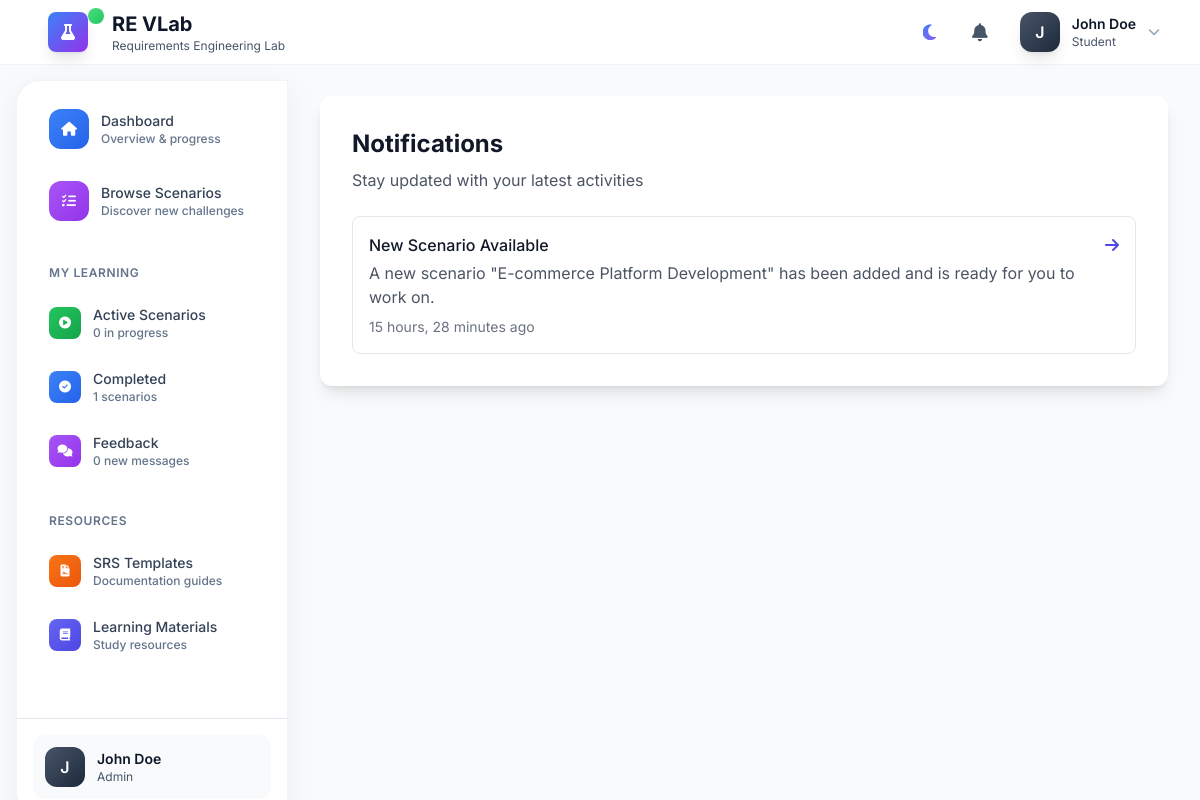
Page /notifications/ (signed in) on the earlier database version.
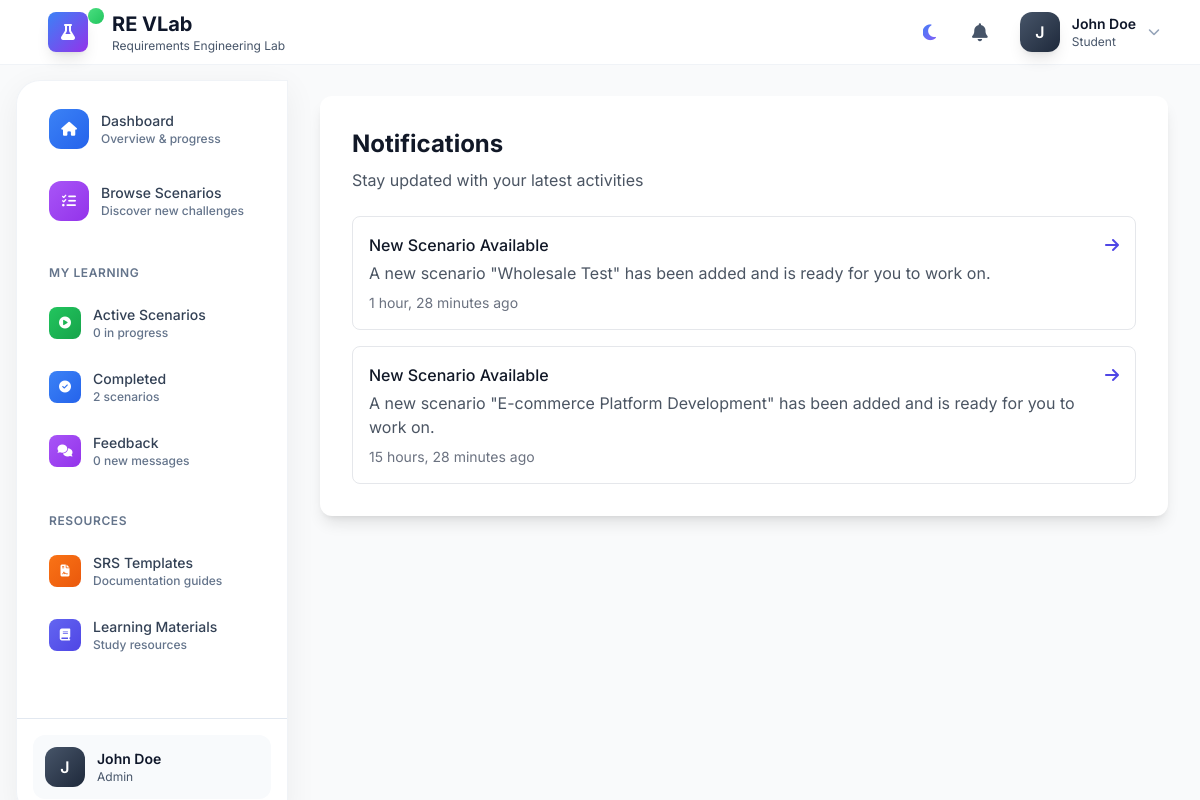
Same page on the later database version.
### lab/models.py (models this page shows, shortened)
class Notification(models.Model):
    user = models.ForeignKey(User, on_delete=models.CASCADE, related_name='notifications')
    title = models.CharField(max_length=200)
    message = models.TextField()
    is_read = models.BooleanField(default=False)
    created_at = models.DateTimeField(auto_now_add=True)
    link = models.URLField(blank=True, null=True)
    class Meta:
        ordering = ['-created_at']

### lab/views.py (the view)
# urls.py: path('notifications/', views.notifications, name='notifications'),
@login_required
def notifications(request):
    notifications = Notification.objects.filter(user=request.user).order_by('-created_at')
    notifications.filter(is_read=False).update(is_read=True)
    paginator = Paginator(notifications, 10)
    page_number = request.GET.get('page')
    page_obj = paginator.get_page(page_number)
    return render(request, 'lab/notifications.html', {'page_obj': page_obj})

### lab/context_processors.py (called while the page is built)
def sidebar_progress(request):
    if not request.user.is_authenticated:
        return {}
    draft_submissions = ScenarioSubmission.objects.filter(student=request.user, status='draft').count()
    completed_submissions = ScenarioSubmission.objects.filter(student=request.user, status='submitted').count()
    feedback_received = ScenarioSubmission.objects.filter(student=request.user, status='feedback_received').count()
    return {
        'draft_submissions': draft_submissions,
        'completed_submissions': completed_submissions,
        'feedback_received': feedback_received,
    }

def notifications_processor(request):
    if request.user.is_authenticated:
        unread_count = request.user.notifications.filter(is_read=False).count()
    else:
        unread_count = 0
    return {
        'unread_notifications_count': unread_count,
        'has_unread_notifications': unread_count > 0
    }

### templates/lab/notifications.html (shortened to what this page needs)
{% extends 'base.html' %}
{% block content %}
<div class="max-w-4xl mx-auto">
    <div class="bg-white rounded-xl shadow-lg p-8">
        <div class="mb-6">
            <h1 class="text-2xl font-bold text-gray-900">Notifications</h1>
            <p class="text-gray-600 mt-2">Stay updated with your latest activities</p>
        </div>
        {% if page_obj %}
        <div class="space-y-4">
            {% for notification in page_obj %}
            <div class="border border-gray-200 rounded-lg p-4 {% if not notification.is_read %}bg-blue-50{% endif %}">
                <div class="flex items-start justify-between">
                    <div class="flex-1">
                        <h3 class="font-medium text-gray-900">{{ notification.title }}</h3>
                        <p class="text-gray-600 mt-1">{{ notification.message }}</p>
                        <p class="text-sm text-gray-500 mt-2">{{ notification.created_at|timesince }} ago</p>
                    </div>
                    {% if notification.link %}
                    <a href="{{ notification.link }}"
                       class="text-indigo-600 hover:text-indigo-800 ml-4">
                        <i class="fas fa-arrow-right"></i>
                    </a>
                    {% endif %}
                </div>
            </div>
            {% endfor %}
        </div>
        {% else %}
        <div class="text-center py-12">
            <i class="fas fa-bell text-6xl text-gray-300 mb-4"></i>
            <h3 class="text-xl font-semibold text-gray-600 mb-2">No notifications</h3>
            <p class="text-gray-500">You're all caught up! New notifications will appear here.</p>
        </div>
        {% endif %}
    </div>
</div>
{% endblock %}

### templates/base.html (shortened to what the changed rows need)
{% load static %}
<!DOCTYPE html>
<html lang="en" class="{% if request.session.theme == 'dark' %}dark{% endif %}">
<head>
    <script src="https://cdn.tailwindcss.com"></script>
    <link href="https://cdnjs.cloudflare.com/ajax/libs/font-awesome/6.4.0/css/all.min.css" rel="stylesheet">
</head>
<body class="font-sans antialiased bg-gray-50 dark:bg-gray-900 text-gray-900 dark:text-white" x-data="{ sidebarOpen: false, sidebarCollapsed: false, notificationsOpen: false, profileOpen: false }">
    {% if user.is_authenticated %}
    <nav class="nav-glass fixed w-full top-0 z-50">
        <div class="max-w-7xl mx-auto px-4 sm:px-6 lg:px-8">
            <div class="flex justify-between items-center h-16">
                <div class="flex items-center space-x-4">
                    <a href="{% url 'home' %}" class="flex items-center space-x-3 group">
                        <div class="hidden sm:block">
                            <h1 class="text-xl font-bold text-primary-900 dark:text-white">RE VLab</h1>
                        </div>
                    </a>
                </div>
            </div>
        </div>
    </nav>
    {% endif %}
    {% if user.is_authenticated %}
    <div class="flex min-h-screen pt-16">
        <div class="fixed inset-y-0 left-0 z-40 pt-16 transform transition-transform duration-300 ease-in-out md:translate-x-0"
     :class="[
         sidebarOpen ? 'translate-x-0' : '-translate-x-full',
         sidebarCollapsed ? 'w-16' : 'w-72'
     ]"
     x-show="sidebarOpen || window.innerWidth >= 768">
            <div class="flex flex-col h-full modern-card m-4 mr-0 rounded-r-none">
                <nav class="flex-1 p-4 space-y-2 overflow-y-auto">
                    {% if user.userprofile.role == 'student' %}
                    <a href="{% url 'student_dashboard' %}"
                       class="flex items-center px-4 py-3 text-sm font-medium rounded-xl text-primary-700 dark:text-primary-200 hover:bg-primary-50 dark:hover:bg-primary-800/30 transition-all duration-200 group">
                        <div class="w-10 h-10 bg-gradient-to-br from-blue-500 to-blue-600 rounded-xl flex items-center justify-center sidebar-icon group-hover:scale-110 transition-transform"
                             :class="sidebarCollapsed ? 'mr-0' : 'mr-3'">
                            <i class="fas fa-home text-white text-sm"></i>
                        </div>
                        <div x-show="!sidebarCollapsed" x-transition class="sidebar-text">
                            <div class="font-medium">Dashboard</div>
                            <div class="text-xs text-primary-500">Overview & progress</div>
                        </div>
                    </a>
                    <a href="{% url 'scenario_list' %}"
                       class="flex items-center px-4 py-3 text-sm font-medium rounded-xl text-primary-700 dark:text-primary-200 hover:bg-primary-50 dark:hover:bg-primary-800/30 transition-all duration-200 group">
                        <div class="w-10 h-10 bg-gradient-to-br from-purple-500 to-purple-600 rounded-xl flex items-center justify-center sidebar-icon group-hover:scale-110 transition-transform"
                             :class="sidebarCollapsed ? 'mr-0' : 'mr-3'">
                            <i class="fas fa-tasks text-white text-sm"></i>
                        </div>
                        <div x-show="!sidebarCollapsed" x-transition class="sidebar-text">
                            <div class="font-medium">Browse Scenarios</div>
                            <div class="text-xs text-primary-500">Discover new challenges</div>
                        </div>
                    </a>
                    <div x-show="!sidebarCollapsed" x-transition class="pt-6">
                        <h3 class="px-4 text-xs font-semibold text-primary-500 uppercase tracking-wider mb-3">My Learning</h3>
                        <div class="space-y-1">
                            <a href="{% url 'scenario_list' %}" class="flex items-center px-4 py-3 text-sm font-medium rounded-xl text-primary-700 dark:text-primary-200 hover:bg-primary-50 dark:hover:bg-primary-800/30 transition-all duration-200 group">
                                <div class="w-8 h-8 bg-gradient-to-br from-green-500 to-green-600 rounded-lg flex items-center justify-center mr-3">
                                    <i class="fas fa-play-circle text-white text-xs"></i>
                                </div>
                                <div class="flex-1">
                                    <div class="font-medium">Active Scenarios</div>
                                    <div class="text-xs text-primary-500">{{ draft_submissions|default:"0" }} in progress</div>
                                </div>
                            </a>
                            <a href="{% url 'scenario_list' %}" class="flex items-center px-4 py-3 text-sm font-medium rounded-xl text-primary-700 dark:text-primary-200 hover:bg-primary-50 dark:hover:bg-primary-800/30 transition-all duration-200 group">
                                <div class="w-8 h-8 bg-gradient-to-br from-blue-500 to-blue-600 rounded-lg flex items-center justify-center mr-3">
                                    <i class="fas fa-check-circle text-white text-xs"></i>
                                </div>
                                <div class="flex-1">
                                    <div class="font-medium">Completed</div>
                                    <div class="text-xs text-primary-500">{{ completed_submissions|default:"0" }} scenarios</div>
                                </div>
                            </a>
                            <a href="{% url 'notifications' %}" class="flex items-center px-4 py-3 text-sm font-medium rounded-xl text-primary-700 dark:text-primary-200 hover:bg-primary-50 dark:hover:bg-primary-800/30 transition-all duration-200 group">
                                <div class="w-8 h-8 bg-gradient-to-br from-purple-500 to-purple-600 rounded-lg flex items-center justify-center mr-3">
                                    <i class="fas fa-comments text-white text-xs"></i>
                                </div>
                                <div class="flex-1">
                                    <div class="font-medium">Feedback</div>
                                    <div class="text-xs text-primary-500">{{ feedback_received|default:"0" }} new messages</div>
                                </div>
                            </a>
                        </div>
                    </div>
                    <div x-show="!sidebarCollapsed" x-transition class="pt-6">
                        <h3 class="px-4 text-xs font-semibold text-primary-500 uppercase tracking-wider mb-3">Resources</h3>
                        <div class="space-y-1">
                            <a href="{% url 'srs_document' %}" class="flex items-center px-4 py-3 text-sm font-medium rounded-xl text-primary-700 dark:text-primary-200 hover:bg-primary-50 dark:hover:bg-primary-800/30 transition-all duration-200 group">
                                <div class="w-8 h-8 bg-gradient-to-br from-orange-500 to-orange-600 rounded-lg flex items-center justify-center mr-3">
                                    <i class="fas fa-file-contract text-white text-xs"></i>
                                </div>
                                <div>
                                    <div class="font-medium">SRS Templates</div>
                                    <div class="text-xs text-primary-500">Documentation guides</div>
                                </div>
                            </a>
                            <a href="#" class="flex items-center px-4 py-3 text-sm font-medium rounded-xl text-primary-700 dark:text-primary-200 hover:bg-primary-50 dark:hover:bg-primary-800/30 transition-all duration-200 group">
                                <div class="w-8 h-8 bg-gradient-to-br from-indigo-500 to-indigo-600 rounded-lg flex items-center justify-center mr-3">
                                    <i class="fas fa-book text-white text-xs"></i>
                                </div>
                                <div>
                                    <div class="font-medium">Learning Materials</div>
                                    <div class="text-xs text-primary-500">Study resources</div>
                                </div>
                            </a>
                        </div>
                    </div>
                    {% endif %}
                </nav>
            </div>
        </div>
        {% endif %}
        {% if user.is_authenticated %}
        <div class="flex-1"
            :class="sidebarCollapsed ? 'md:ml-16' : 'md:ml-72'">
        {% else %}
        <div class="flex-1 w-full">
        {% endif %}
            {% if user.is_authenticated %}
            <main class="p-4 md:p-6 lg:p-8">
            {% else %}
            <main class="w-full">
            {% endif %}
                {% block content %}
                {% endblock %}
            </main>
        </div>
    </div>
</body>
</html>

Differences in the rows shown:
added Notification: title "New Scenario Available", message "A new scenario \"Wholesale Test\" has been added and is ready for you to work on.", created_at "1 hour, 28 minutes"
Other differences:
{{ completed_submissions|default:"0" }}: "1" → "2"
